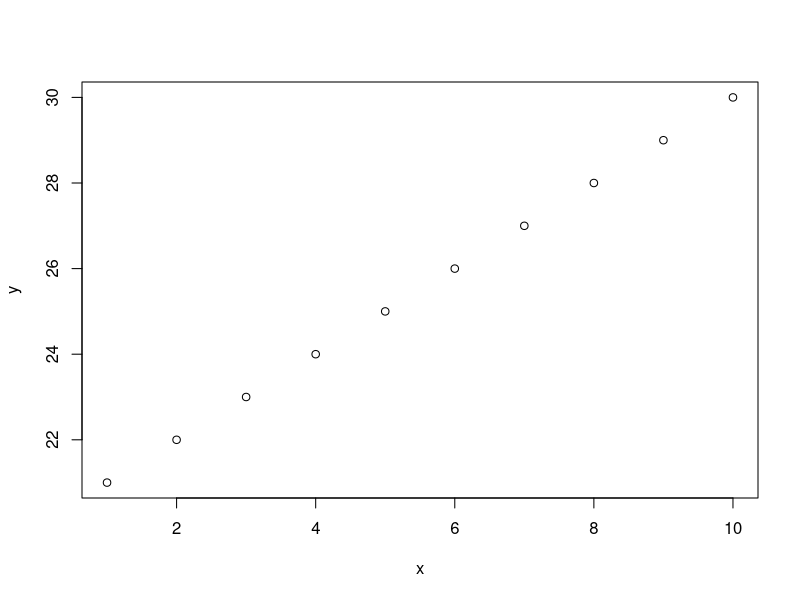
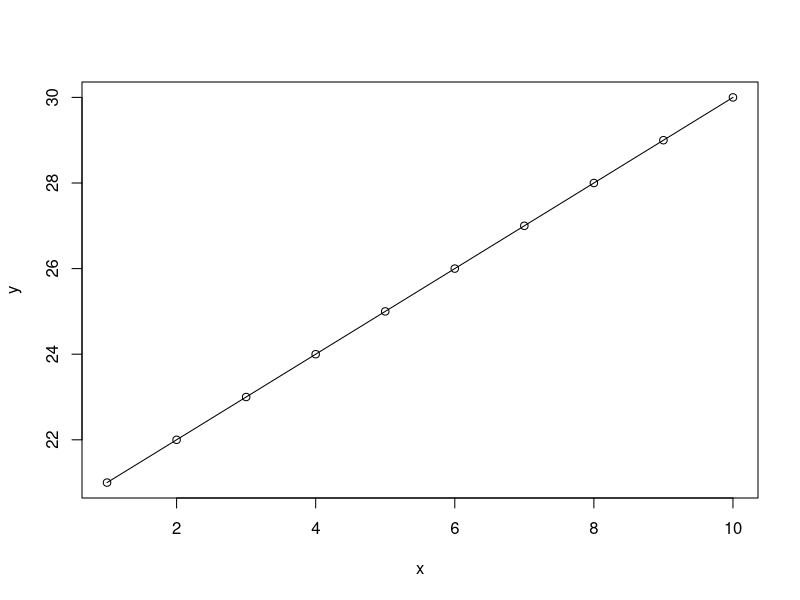
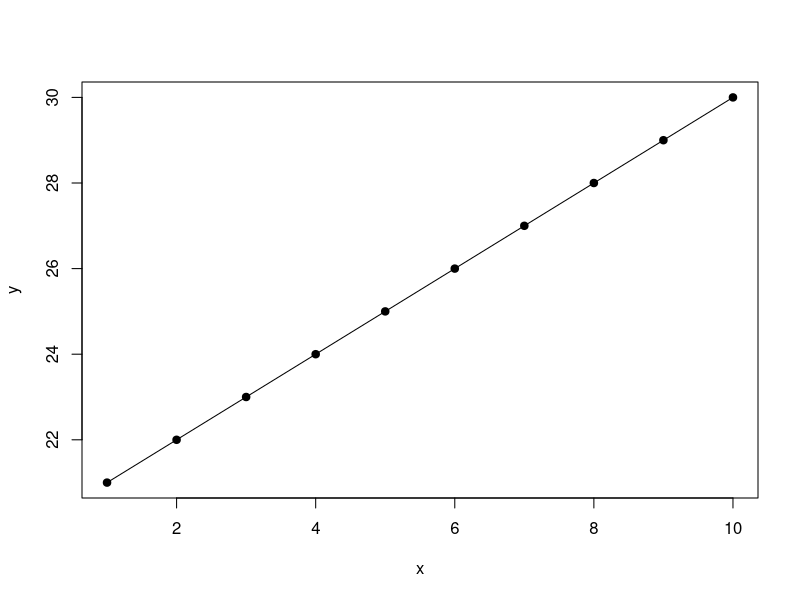

Generate these figures, in order, with R:
#!/usr/bin/Rscript
print("Usage: ./sriptName.r")
print("R batch mode file for Linux. Write a basic Hello World graph to: ../output/basicGraph.png")
print("See ../docs/README-RScripts.md for usage license details")

print("Hello World")
x<-1:10
y<-21:30
png(filename="../output/basicGraph.png", height=768, width=1024, bg="white")
plot(x,y) 			
plot(x,y,type="o") 	
plot(x,y,type="o",pch=19,lty=1,lwd=1) 


